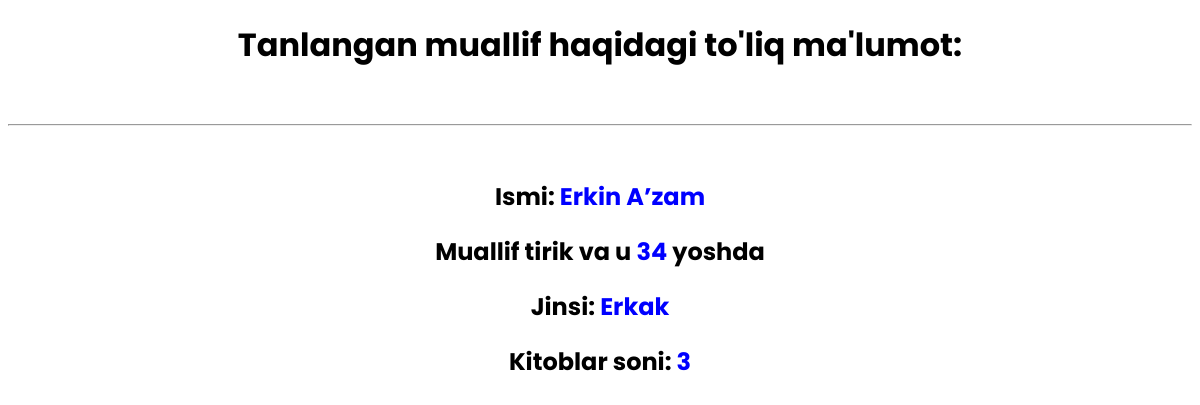
Screenshot of /muallif/2/ with the database file from the repository.
### library/models.py (models this page shows, shortened)
class Muallif(models.Model):
    ism = models.CharField(max_length=50)
    tirik = models.BooleanField(default=True)
    kitob_soni = models.PositiveSmallIntegerField()
    yosh = models.CharField(max_length=50, blank=True, null=True)
    jins = models.CharField(max_length=50, blank=True, null=True)

### library/views.py (the view)
# urls.py: path('muallif/<int:son>/', bitta_muallif),
def bitta_muallif(request, son):
    data = {
        "muallif": Muallif.objects.get(id=son)
    }
    return render(request, 'bitta-muallif.html', data)

### templates/bitta-muallif.html (shortened to what this page needs)
<!DOCTYPE html>
<html lang="en">
<head>
</head>
<body>
    <center>
        <h1>Tanlangan muallif haqidagi to'liq ma'lumot: </h1>
    <br>
    <hr>
    <br>
    <h2>Ismi: <span>{{muallif.ism}}</span></h2>
    {%if muallif.tirik%}
    <h2>Muallif tirik va u <span>{{muallif.yosh}}</span> yoshda</h2>
    {%else%}
    <h2>Muallif tirik emas😢</h2>
    {%endif%}
        {%if muallif.jins is not ''%}
            <h2>Jinsi: <span>{{muallif.jins}}</span></h2>
        {%endif%}
    <h2>
      Kitoblar soni: <span>{{muallif.kitob_soni}}</span>
    </h2>
    </center>
</body>
</html>

### templates/bitta-muallif.html (style rules this page uses)
* { font-family: 'Poppins'; }
::placeholder { color: blue; opacity: 0.6; }
span { color: blue; }

### rows the page displays
Muallif: ism "Erkin Aʼzam", yosh "34", jins "Erkak", kitob_soni "3"
